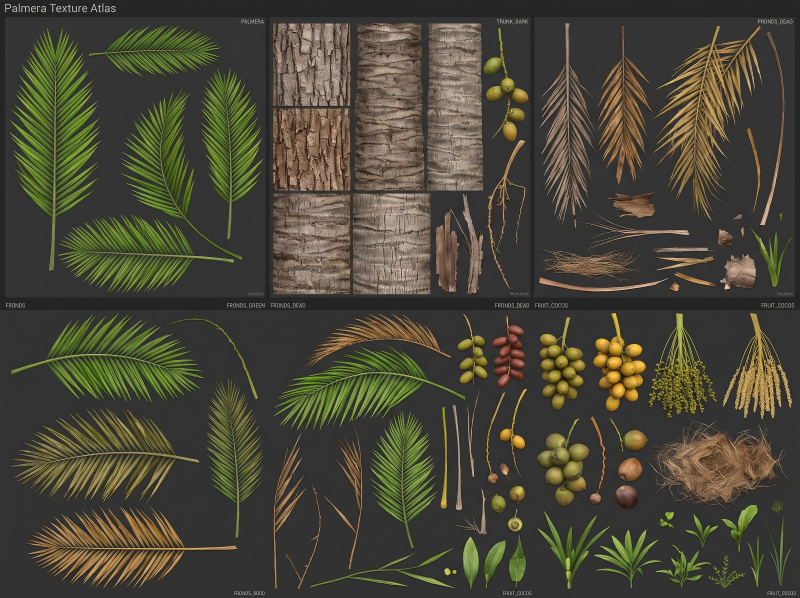
#> input picture palmera/fotos/atlas_palmera.jpg, 2400 x 1792 px, found by its file name (shown at 1/3 size)
$ python generar_texturas_palmera.py
#> lines starting #> are read from the running program, lines starting #| are printed output that depends on the picture
# Genera las texturas de la palmera a partir del atlas del usuario (palmera/fotos/atlas_palmera.jpg):
#   public/palmera/hojas.png  2048x2048: 2 filas x 6 hojas (341x832, tallo abajo y nervio centrado)
#                             + 1 fila de 6 celdas de 341x384 (racimos de datiles con el tallo arriba, fibra)
#   public/palmera/tronco.jpg 512x1024 repetible (anillos del estipe)
# Uso: python3 palmera/generar_texturas_palmera.py   (desde la raiz del repo)
from PIL import Image, ImageFilter
import numpy as np
from scipy import ndimage

im = Image.open('palmera/fotos/atlas_palmera.jpg').convert('RGB')
#> im is the input picture: PIL image 2400x1792 RGB; mean R, G, B 73.6, 70.8, 55.6
K = im.size[0] / 2000.0
#> K = 1.2
A = np.asarray(im).astype(float)

# (x0, y0, x1, y1) en coordenadas de 2000 px y lado donde esta el tallo
HOJAS = [
    ((25, 70, 253, 678), 'abajo'),      # verde grande
    ((502, 171, 658, 600), 'abajo'),    # verde estrecha
    ((26, 783, 511, 1005), 'izq'),      # verde horizontal
    ((220, 63, 550, 192), 'izq'),       # verde pequena
    ((925, 1028, 1093, 1371), 'abajo'), # verde corta
    ((680, 865, 1165, 1076), 'der'),    # verde curvada
    ((145, 535, 585, 732), 'der'),      # verde horizontal 2
    ((29, 1019, 499, 1258), 'der'),     # verde oliva (vieja)
    ((515, 947, 657, 1345), 'abajo'),   # verde oliva vertical
    ((1351, 57, 1483, 550), 'arriba'),  # seca gris
    ((1493, 65, 1632, 462), 'arriba'),  # seca parda
    ((68, 1266, 594, 1470), 'der'),     # seca dorada
]
RACIMOS = [  # tallo arriba
    ((1481, 780, 1616, 1030), 'arriba'),  # datiles maduros
    ((1347, 792, 1465, 1025), 'arriba'),  # datiles verdes
    ((1230, 789, 1313, 969), 'arriba'),   # datiles rojos
    ((1620, 781, 1792, 1045), 'arriba'),  # datiles verde-amarillos
    ((1143, 785, 1220, 960), 'arriba'),   # racimo pequeno
    ((1631, 1065, 1955, 1258), None),     # fibra (para la cabeza del tronco)
]


def pieza(c, tallo):
    x0, y0, x1, y1 = [int(v * K) for v in c]
    pad = 6
    p = A[y0 - pad:y1 + pad, x0 - pad:x1 + pad]
    lum = p.mean(axis=2)
    sat = p.max(axis=2) - p.min(axis=2)
    a = np.maximum(np.clip((sat - 12) / 14, 0, 1), np.clip((lum - 78) / 25, 0, 1))
    # solo la pieza principal (los foliolos sueltos se unen con la dilatacion; fuera trozos vecinos)
    lab, n = ndimage.label(ndimage.binary_dilation(a > 0.4, iterations=3))
    if n:
        tam = ndimage.sum(np.ones_like(a), lab, range(1, n + 1))
        a = a * (lab == 1 + int(np.argmax(tam)))
    rgba = np.dstack([p, a * 255]).astype(np.uint8)
    img = Image.fromarray(rgba, 'RGBA')
    if tallo is None:
        return img
    # girar para que el eje principal quede vertical con el tallo abajo
    ys, xs = np.nonzero(a > 0.5)
    cx, cy = xs.mean(), ys.mean()
    cov = np.cov(np.vstack([xs - cx, ys - cy]))
    w, v = np.linalg.eigh(cov)
    eje = v[:, np.argmax(w)]                      # (dx, dy) en la imagen
    ref = {'abajo': (0, 1), 'arriba': (0, -1), 'izq': (-1, 0), 'der': (1, 0)}[tallo]
    if eje[0] * ref[0] + eje[1] * ref[1] < 0:
        eje = -eje                                # eje apunta hacia el tallo
    # angulo para llevar "eje" a (0, 1) (hacia abajo en la imagen)
    ang = np.degrees(np.arctan2(eje[0], eje[1]))
    img = img.rotate(-ang, resample=Image.BICUBIC, expand=True)   # ahora el tallo queda abajo
    al = np.asarray(img)[..., 3]
    ys, xs = np.nonzero(al > 40)
    img = img.crop((xs.min(), ys.min(), xs.max() + 1, ys.max() + 1))
    # centrar el nervio: centro de masas horizontal en el medio
    al = np.asarray(img)[..., 3].astype(float)
    cxm = (al.sum(axis=0) * np.arange(al.shape[1])).sum() / al.sum()
    half = int(max(cxm, al.shape[1] - cxm)) + 2
    out = Image.new('RGBA', (2 * half, img.height), (0, 0, 0, 0))
    out.paste(img, (int(half - cxm), 0))
    return out


def colocar(atlas, img, x, y, cw, ch, tallo_arriba):
    s = min((cw - 6) / img.width, (ch - 6) / img.height)
    img = img.resize((max(1, int(img.width * s)), max(1, int(img.height * s))), Image.LANCZOS)
    ox = x + (cw - img.width) // 2
    oy = y + 3 if tallo_arriba else y + ch - 3 - img.height
    atlas.alpha_composite(img, (ox, oy))


atlas = Image.new('RGBA', (2048, 2048), (0, 0, 0, 0))
#> atlas: PIL image 2048x2048 RGBA; every value is 0
for i, (c, tallo) in enumerate(HOJAS):
    img = pieza(c, tallo)
    colocar(atlas, img, (i % 6) * 341, (i // 6) * 832, 341, 832, False)
#> this loop made 12 passes
#> (x0 in pieza, y0 in pieza, x1 in pieza, y1 in pieza, n in pieza, tam in pieza, cx in pieza, cy in pieza) on passes 6, 7, 8, 10, 11, 12: (816, 1038, 1398, 1291, 9, [4374, 1738, 748, 72103, 1949, 1217, 365, 1332, 5352], 256.8, 131.6), (174, 642, 702, 878, 4, [299, 3867, 1409, 72891], 223.4, 124.9), (34, 1222, 598, 1509, 1, [92200], 271.7, 155.4), (1621, 68, 1779, 660, 3, [51044, 57, 25], 87.05, 352.7), (1791, 78, 1958, 554, 5, [41865, 74, 27, 70, 85], 85.61, 277), (81, 1519, 712, 1764, 2, [1307, 84634], 265, 130)
#> (x0 in pieza, y0 in pieza, x1 in pieza, y1 in pieza, n in pieza, tam in pieza, cx in pieza, cy in pieza) on passes 2, 3, 4, 5, 9: (602, 205, 789, 720, 4, [88, 39, 56442, 582], 94.79, 219.1), (31, 939, 613, 1206, 2, [87921, 1351], 327.5, 151), (264, 75, 660, 230, 3, [40700, 757, 225], 222.3, 84.59), (1110, 1233, 1311, 1645, 4, [98, 746, 393, 48419], 106.8, 186), (618, 1136, 788, 1614, 3, [32, 1234, 47009], 88.48, 212.6)
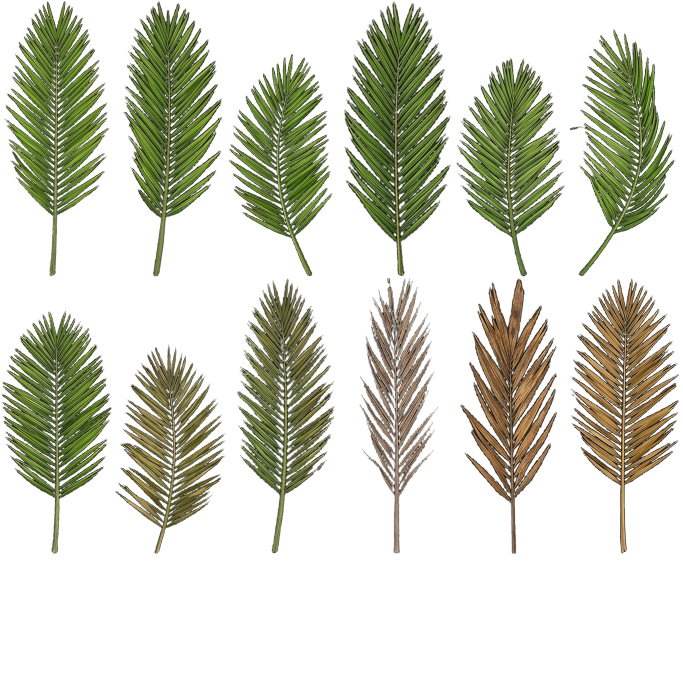
#> atlas: PIL image 2048x2048 RGBA (shown at 1/3 size); mean R, G, B, A 30.9, 32.8, 17.9, 73.9; transparent parts drawn white
for i, (c, tallo) in enumerate(RACIMOS):
    img = pieza(c, tallo)
    if tallo is not None:
        img = img.rotate(180, expand=True)   # racimos colgando: tallo arriba en la celda
    colocar(atlas, img, i * 341, 1664, 341, 384, tallo is not None)
#> this loop made 6 passes
#> (x0 in pieza, y0 in pieza, x1 in pieza, y1 in pieza, n in pieza, tam in pieza, cx in pieza, cy in pieza) on passes 1 to 5: (1777, 936, 1939, 1236, 1, [27483], 86.1, 173.8), (1616, 950, 1758, 1230, 1, [24721], 72.13, 161), (1476, 946, 1575, 1162, 2, [14413, 58], 58.17, 125.6), (1944, 937, 2150, 1254, 2, [35402, 55], 103.9, 196.7), (1371, 942, 1464, 1152, 1, [11250], 53.58, 136.3)
#> (x0 in pieza, y0 in pieza, x1 in pieza, y1 in pieza, n in pieza, tam in pieza) on pass 6: (1957, 1278, 2346, 1509, 5, [68914, 63, 47, 461, 85])
#> pass 1, in pieza (call 13), `a = np.maximum(np.clip((sat - 12) / 14, 0, 1), np.clip((lum - 78) / 25..`:
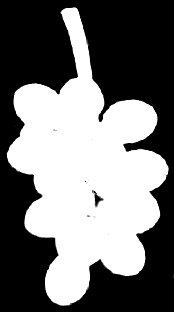
#> a: shape (312, 174) float64; min 0, max 1, mean 0.453

# color bajo alpha 0: el de la pieza desenfocado y oscurecido (sin halos al hacer mipmaps)
arr = np.asarray(atlas).astype(float)
rgb = Image.fromarray(arr[..., :3].astype(np.uint8))
m = Image.fromarray(arr[..., 3].astype(np.uint8))
blur = np.asarray(rgb.filter(ImageFilter.GaussianBlur(10))).astype(float)
den = np.asarray(m.filter(ImageFilter.GaussianBlur(10))).astype(float)[..., None] / 255
fondo = np.clip(blur / np.maximum(den, 0.02) * 0.55, 0, 255)
fondo = np.where(den > 0.01, fondo, [40, 45, 25])
final = np.where(arr[..., 3:] > 40, arr[..., :3], fondo).astype(np.uint8)
out = Image.fromarray(final).convert('RGBA')
out.putalpha(m)
out.save('public/palmera/hojas.png', optimize=True)

# ---------- tronco: dos parches de estipe cosidos y repetibles ----------
def parche(c):
#> called with c = (886, 57, 1060, 476)
    x0, y0, x1, y1 = [int(v * K) for v in c]
#> x0 = 1063; y0 = 68; x1 = 1272; y1 = 571
    a = im.crop((x0 + 16, y0 + 10, x1 - 16, y1 - 10)).resize((256, 640), Image.LANCZOS)
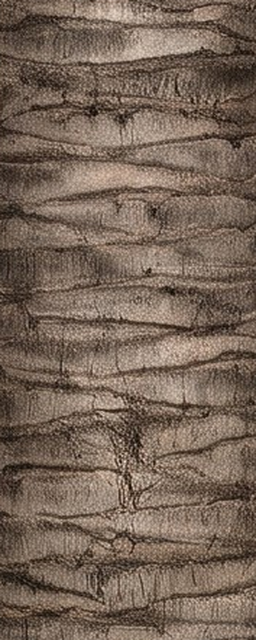
#> a: PIL image 256x640 RGB; mean R, G, B 119.4, 101.6, 87.8
    f = np.asarray(a).astype(float)
    col = np.convolve(np.pad(f.mean(axis=(0, 2)), 20, mode='edge'), np.ones(41) / 41, mode='same')[20:-20]
#> col = 256 values, max 117.5 at index 155, min 71.24 at index 0, mean 102.8
    return f * (col.mean() / col)[None, :, None]

t1 = parche((886, 57, 1060, 476))
t2 = parche((1066, 58, 1207, 476))
#> call 2 of parche, with c = (1066, 58, 1207, 476)
#> in parche (call 2), `a = im.crop((x0 + 16, y0 + 10, x1 - 16, y1 - 10)).resize((256, 640), I..`:
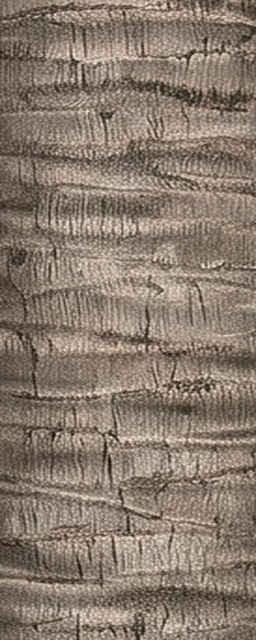
#> a: PIL image 256x640 RGB; mean R, G, B 137.7, 122.9, 109.8
#> in parche (call 2), `col = np.convolve(np.pad(f.mean(axis=(0, 2)), 20, mode='edge'), np.one..`: col = 256 values, max 135.1 at index 100, min 93.2 at index 0, mean 123.3
t2 = t2 * (t1.mean(axis=(0, 1)) / t2.mean(axis=(0, 1)))
n = 32
w = np.linspace(0, 1, n)[None, :, None]
tex = np.concatenate([t1[:, :-n], t1[:, -n:] * (1 - w) + t2[:, :n] * w, t2[:, n:]], axis=1)
tex[:, -n:] = tex[:, -n:] * (1 - w) + tex[:, :n] * w
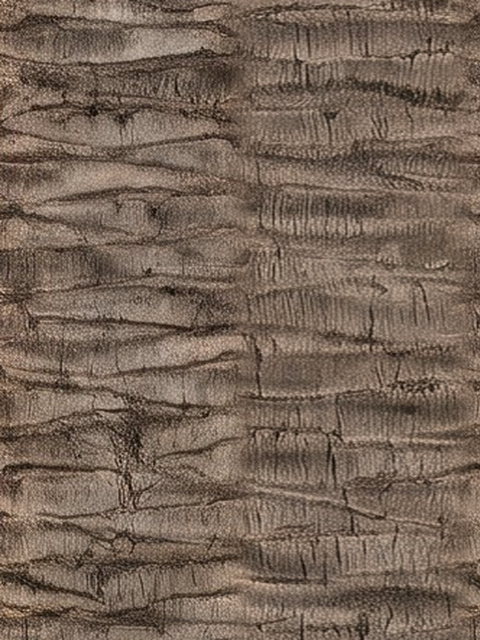
#> tex: shape (640, 480, 3) float64; mean of channels 0, 1, 2 119.5, 101.5, 87.7; drawn as R, G, B
tex = tex[:, :-n]
#> tex: shape (640, 448, 3) float64
nv = 70
wv = np.linspace(0, 1, nv)[:, None, None]
tex[-nv:] = tex[-nv:] * (1 - wv) + tex[:nv] * wv
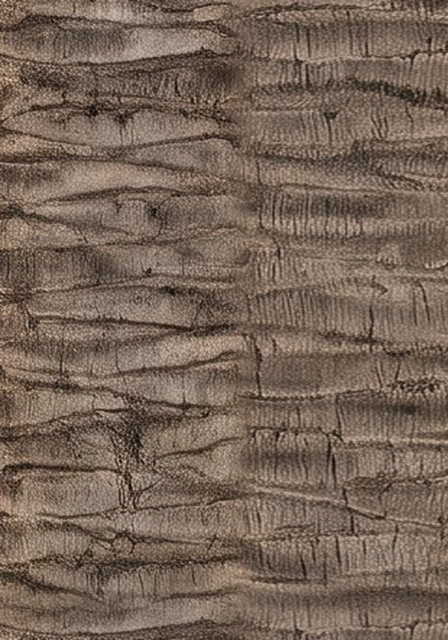
#> tex: shape (640, 448, 3) float64; mean of channels 0, 1, 2 119.4, 101.5, 87.9; drawn as R, G, B
tex = tex[:-nv]
#> tex: shape (570, 448, 3) float64
Image.fromarray(np.clip(tex, 0, 255).astype(np.uint8)).resize((512, 1024), Image.LANCZOS).save('public/palmera/tronco.jpg', quality=90)
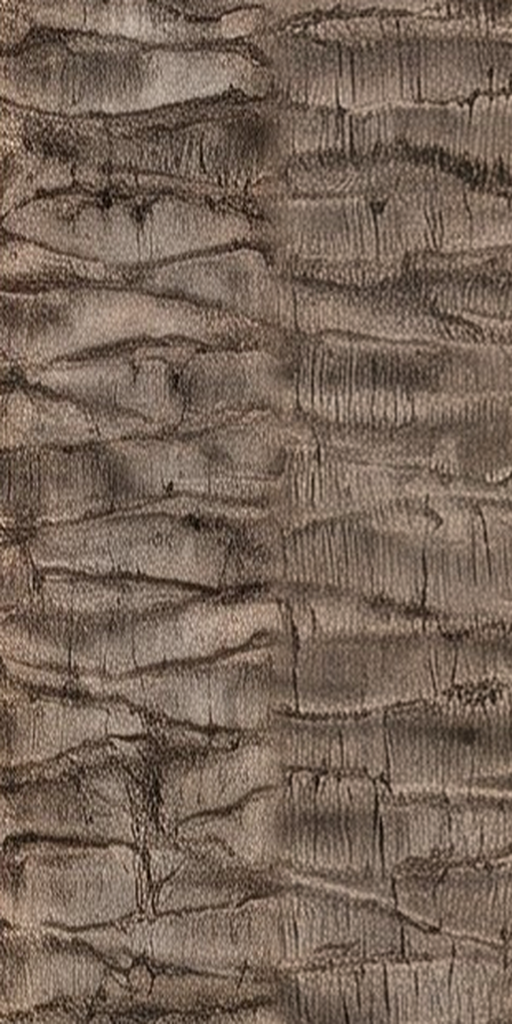
#> saved as tronco.jpg: PIL image 512x1024 RGB; mean R, G, B 119.2, 101.2, 87.6
print('texturas de la palmera listas; tronco', tex.shape[1], 'x', tex.shape[0], 'px')
#| texturas de la palmera listas; tronco 448 x 570 px
